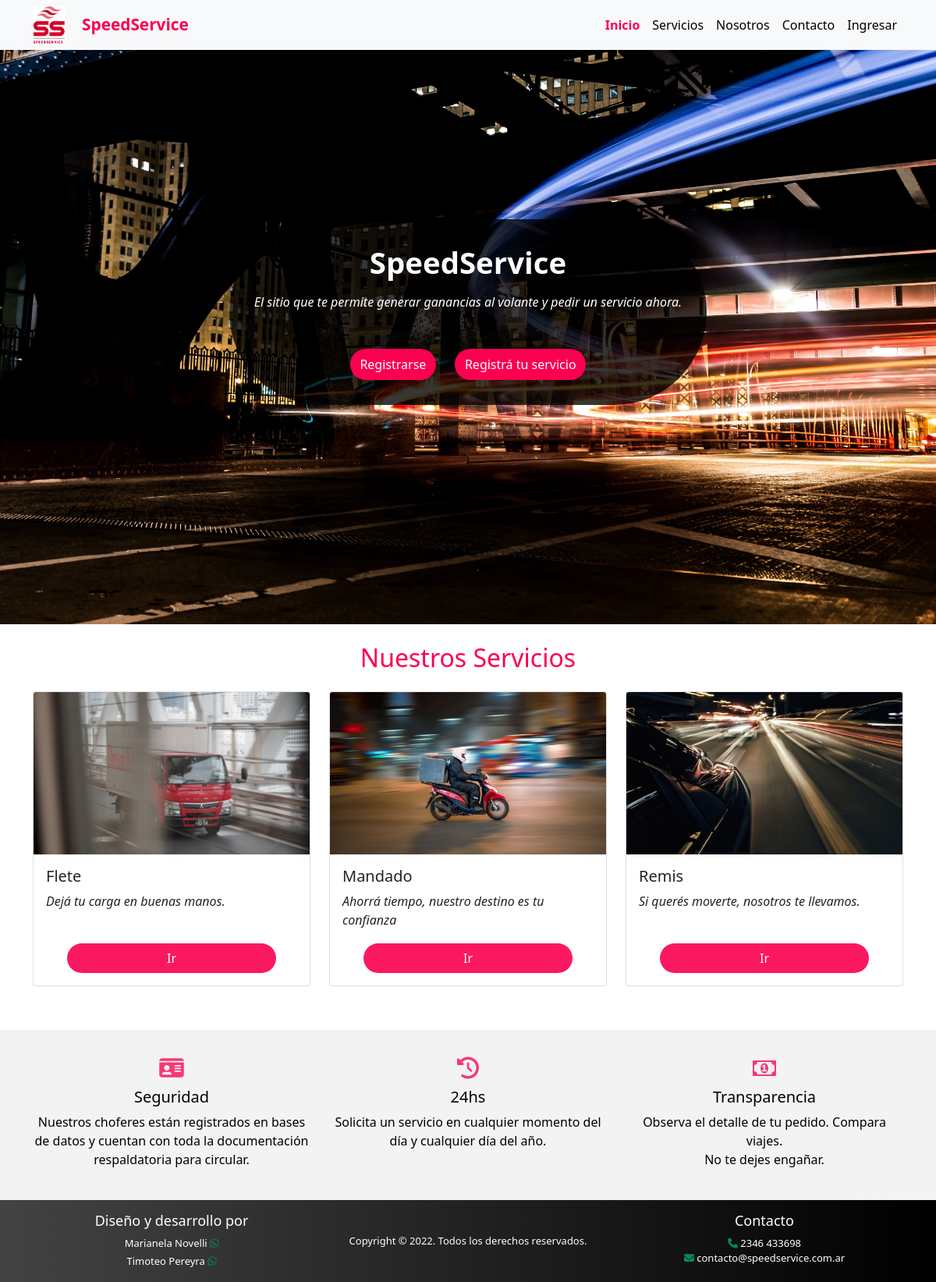
The page / on the database its author committed.
### tables this page shows
CREATE TABLE `categorias` (
  `idCategoria` int(11) NOT NULL AUTO_INCREMENT,
  `categoria` varchar(250) NOT NULL,
  `descripcionCategoria` varchar(250) NOT NULL,
  `imgCategoria` varchar(250) NOT NULL,
  PRIMARY KEY (`idCategoria`)
);

### index.php (the view, shortened to what this page needs)
<?php
$pagina = 'inicio';
require_once('includes/conexion.php');
$stmt = $conexion->prepare("SELECT * FROM categorias");
$stmt->execute();
$categorias = $stmt->fetchAll();
require_once('includes/header.php');
?>
  <section class="seccion-bienvenida">
    <div class="contenedor">
      <h1>SpeedService</h1>
      <p><i>El sitio que te permite generar ganancias al volante y pedir un servicio ahora. </i></p>
      <div class="d-flex justify-content-center align-items-center">
        <a href="#" class="me-4">Registrarse</a>
        <a href="#">Registrá tu servicio</a>
      </div>
    </div>
  </section>
  <section class="seccion-servicios py-4">
    <div class="container">
      <h2 class="text-center mb-4">Nuestros Servicios</h2>
      <div class="row">
      <?php
        foreach($categorias as $fila){
          echo '
            <div class="col-md-4 mb-3">
              <div class="card">
                <img src="img/categorias/'.$fila['imgCategoria'].'" class="card-img-top imagen-servicios" alt="remis">
                <div class="card-body">
                  <h5 class="card-title">'.ucfirst($fila['categoria']).'</h5>
                  <p class="card-text"><i>'.$fila['descripcionCategoria'].'</i></p>
                  <a href="paginas/servicios.php?idCategoria='.$fila['idCategoria'].'" class="btn d-grid gap-2 col-10 mx-auto boton-servicio">Ir</a>
                </div>
              </div>
            </div>
          ';
        }
      ?>
      </div>
    </div>
  </section>
  <section class="info-servicios py-4 mt-3">
    <div class="container">
      <div class="row">
        <div class="col-md-4 text-center info-servicio">
          <div class="icono">
            <i class="fa-solid fa-id-card"></i>
          </div>
          <h5 class="encabezado-info">Seguridad</h5>
          <p class="descripcion-info">Nuestros choferes están registrados en bases de datos y cuentan con toda la documentación respaldatoria para circular.</p>
        </div>
        <div class="col-md-4 text-center info-servicio">
          <div class="icono">
            <i class="fa-solid fa-clock-rotate-left"></i>
          </div>
          <h5 class="encabezado-info">24hs</h5>
          <p class="descripcion-info">Solicita un servicio en cualquier momento del día y cualquier día del año.</p>
        </div>
        <div class="col-md-4 text-center info-servicio">
          <div class="icono">
            <i class="fa fa-money"></i>
          </div>
          <h5 class="encabezado-info">Transparencia</h5>
          <p class="descripcion-info">Observa el detalle de tu pedido. Compara viajes. <br>No te dejes engañar.</p>
        </div>
      </div>
    </div>
  </section>
<?php
  require_once('includes/footer.php');
?>

### includes/header.php (shortened to what this page needs)
<!DOCTYPE html>
<html lang="en">
<head>
    <link rel="stylesheet" href="https://cdnjs.cloudflare.com/ajax/libs/font-awesome/6.1.2/css/all.min.css" />
    <link rel="stylesheet" href="https://stackpath.bootstrapcdn.com/font-awesome/4.7.0/css/font-awesome.min.css">
    <link href="https://cdn.jsdelivr.net/npm/bootstrap@5.0.2/dist/css/bootstrap.min.css" rel="stylesheet">
    <link rel="stylesheet" href="<?php echo RUTARAIZ; ?>/css/style.css">
</head>
<body>
    <header>
        <nav class="navbar navbar-expand-lg navbar-light bg-light fixed-top">
            <div class="container">
              <img class="img-logo" src="<?php echo RUTARAIZ; ?>/img/logo5.jpg" alt="">
              <a class="navbar-brand" href="<?php echo RUTARAIZ; ?>">SpeedService</a>
              <div class="collapse navbar-collapse" id="navbarNav">
                <ul class="navbar-nav">
                  <li class="nav-item">
                    <a class="nav-link <?php echo ($pagina == 'inicio') ? 'active' : ''; ?>" aria-current="page" href="<?php echo RUTARAIZ; ?>">Inicio</a>
                  </li>
                  <li class="nav-item">
                    <a class="nav-link <?php echo ($pagina == 'servicios') ? 'active' : ''; ?>" href="<?php echo RUTARAIZ; ?>/paginas/servicios.php">Servicios</a>
                  </li>
                  <li class="nav-item">
                    <a class="nav-link" href="#">Nosotros</a>
                  </li>
                  <li class="nav-item">
                    <a class="nav-link" href="#">Contacto</a>
                  </li>
                  <li class="nav-item">
                    <a class="nav-link" href="#">Ingresar</a>
                  </li>
                </ul>
              </div>
            </div>
          </nav>
    </header>

### includes/footer.php (shortened to what this page needs)
<footer class="py-3">
    <div class="container">
      <div class="row">
        <div class="col-md-4">
          <h4>Diseño y desarrollo por</h4>
            <p class="mb-1"> Marianela Novelli <a href="#"><i class="fa-brands fa-whatsapp icono-footer"></i></a></p>
            <p class="mb-0"> Timoteo Pereyra <a href="#"><i class="fa-brands fa-whatsapp icono-footer"></i></a></p>
        </div>
        <div class="col-md-4 copyright">
          <p class="mb-0">Copyright © 2022. Todos los derechos reservados.</p>
        </div>
        <div class="col-md-4">
          <h4>Contacto</h4>
            <ul class="m-0 p-0">
              <li><i class="fa-solid fa-phone icono-footer"></i> 2346 433698 </li>
              <li><i class="fa-solid fa-envelope icono-footer"></i> contacto@speedservice.com.ar </li>
            </ul>
        </div>
      </div>
    </div>
  </footer>
</body>
</html>

### css/style.css (style rules this page uses)
* { margin: 0; padding: 0; text-decoration: none; list-style: none; }
.navbar-collapse { justify-content: flex-end; }
.navbar-collapse a { font-size: 1rem; }
.navbar-brand { color: #fa0050!important; font-weight: bold; font-size: 1.3rem; }
.nav-link { color: #000!important; }
.active { color: #fa0050!important; font-weight: bold; }
.img-logo { height: 3rem; width: auto; padding-right: .7rem; margin-right: .7rem; }
.seccion-bienvenida { min-height: 100vh; background: url(../img/fondo2.jpg) no-repeat center center; background-size: cover; display: flex; flex-direction: column; justify-content: center; align-items: center; }
.seccion-bienvenida .contenedor { text-align: center; background-color: #000000c7; padding: 2rem; max-width: 800px; border-radius: 10rem; }
.seccion-bienvenida .contenedor h1 { color: #fff; font-size: 2.4rem; font-weight: bold; }
.seccion-bienvenida .contenedor p { color: #fff; margin-top: 1rem; margin-bottom: 3rem; }
.seccion-bienvenida .contenedor a { text-decoration: none; color: #fff; background-color: #fa0050; padding: .5rem .8rem; display: block; max-width: 180px; transition: all .5s ease; border-radius: 20px; }
.seccion-servicios h2 { color: #fa0050; font-size: 2rem; }
.seccion-servicios .btn { background-color: #fa0050; color:#fff; }
.seccion-servicios .imagen-servicios { width: auto; height: 13rem; object-fit: cover; }
.boton-servicio { border-radius: 20px; opacity: .9; background-color: #fa0050; color: white; }
.info-servicios { background-color: #f3f3f3; }
.info-servicios .info-servicio { color: black; }
.info-servicios .icono { justify-content: center; height: 50px; width: 50px; display: flex; margin: auto; border-radius: 5px; align-items: center; }
.info-servicios .icono i { font-size: 28px; color: #fa004fc4; }
.card .card-text { min-height: 50px; }
footer { background-image: linear-gradient(to right, #434343 0%, black 100%); color: #fff; }
footer h4 { font-size: 18px; }
footer p, li { font-size: 13px; }
footer .row div { text-align: center; }
footer .copyright { display: grid; align-items: center; }
.icono-footer { color: rgb(4, 136, 92); }

### rows shown on the page
categorias: imgCategoria (picture), categoria "Flete", descripcionCategoria "Dejá tu carga en buenas manos."
categorias: imgCategoria (picture), categoria "Mandado", descripcionCategoria "Ahorrá tiempo, nuestro destino es tu confianza"
categorias: imgCategoria (picture), categoria "Remis", descripcionCategoria "Si querés moverte, nosotros te llevamos."
